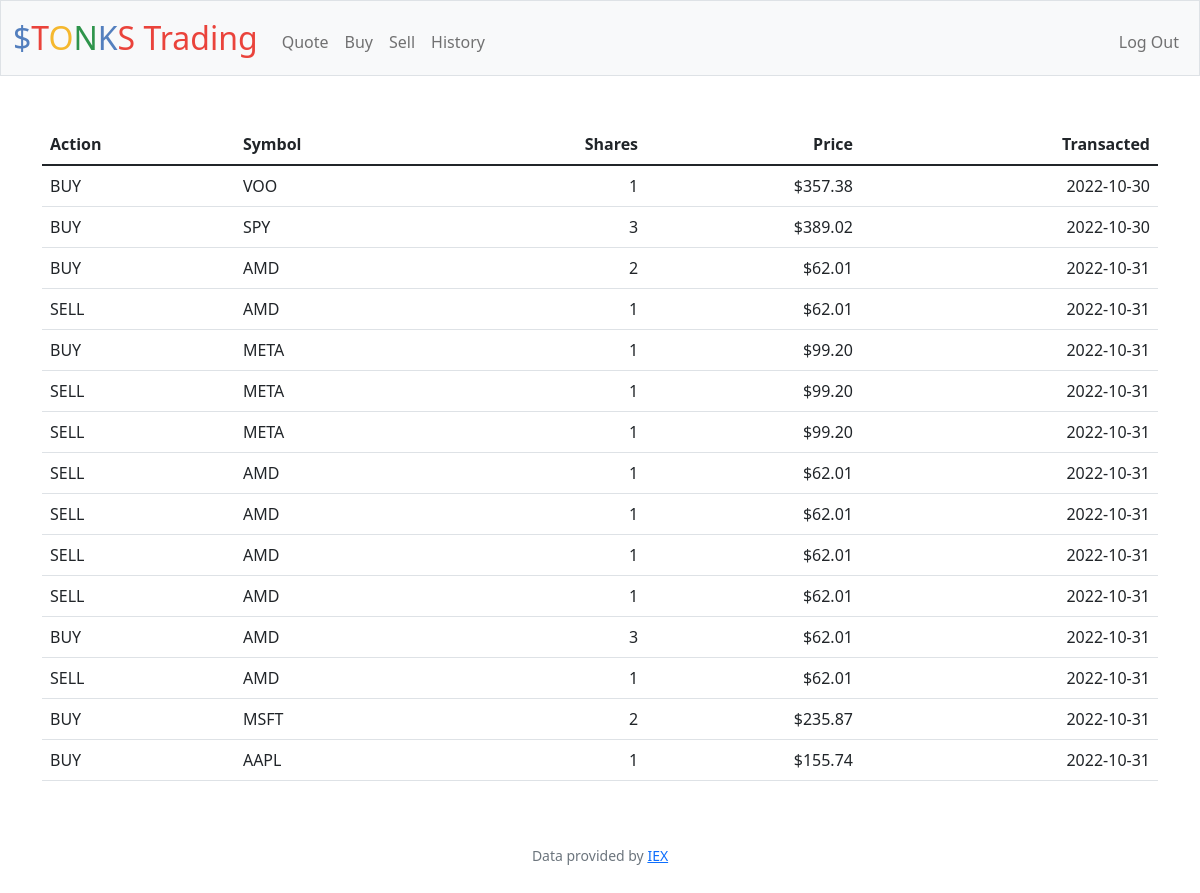
The app's page /history (signed in) with its own data.
### tables this page shows
CREATE TABLE 'history' (ID int, symbol varchar(255), shares int,'price' NUMERIC, transacted DATETIME DEFAULT CURRENT_DATE, 'action' TEXT);

### app.py (the view)
@app.route("/history")
@login_required
def history():
    history = db.execute("SELECT * FROM history WHERE ID = ?", session["user_id"])
    return render_template("/history.html", history=history, usd=usd)

### app.py (called while the page is built)
@app.after_request
def after_request(response):
    response.headers["Cache-Control"] = "no-cache, no-store, must-revalidate"
    response.headers["Expires"] = 0
    response.headers["Pragma"] = "no-cache"
    return response

### helpers.py (called while the page is built)
def login_required(f):
    @wraps(f)
    def decorated_function(*args, **kwargs):
        if session.get("user_id") is None:
            return redirect("/login")
        return f(*args, **kwargs)
    return decorated_function

def usd(value):
    return f"${value:,.2f}"

### templates/history.html (shortened to what this page needs)
{% extends "layout.html" %}
{% block main %}
    <table class="table">
        <thead>
            <tr>
                <th class="text-start">Action</th>
                <th class="text-start">Symbol</th>
                <th class="text-end">Shares</th>
                <th class="text-end">Price</th>
                <th class="text-end">Transacted</th>
            </tr>
        </thead>
        <tbody>
            {% for history in history %}
                <tr>
                    <td class="text-start">{{ history["action"] }}</td>
                    <td class="text-start">{{ history["symbol"] }}</td>
                    <td class="text-end">{{ history["shares"] }}</td>
                    <td class="text-end">{{ usd(history["price"]) }}</td>
                    <td class="text-end">{{ history["transacted"] }}</td>
                </tr>
            {% endfor %}
        </tbody>
    </table>
{% endblock %}

### templates/layout.html (shortened to what this page needs)
<!DOCTYPE html>
<html lang="en">
    <head>
        <link href="https://cdn.jsdelivr.net/npm/bootstrap@5.1.3/dist/css/bootstrap.min.css" rel="stylesheet">
        <link href="/static/styles.css" rel="stylesheet">
    </head>
    <body>
        <nav class="bg-light border navbar navbar-expand-md navbar-light">
            <div class="container-fluid">
                <a class="navbar-brand" href="/"><span class="blue">$</span><span class="red">T</span><span class="yellow">O</span><span class="green">N</span><span class="blue">K</span><span class="red">S</span> <span class="red">Trading</span></a>
                <div class="collapse navbar-collapse" id="navbar">
                    {% if session["user_id"] %}
                        <ul class="navbar-nav me-auto mt-2">
                            <li class="nav-item"><a class="nav-link" href="/quote">Quote</a></li>
                            <li class="nav-item"><a class="nav-link" href="/buy">Buy</a></li>
                            <li class="nav-item"><a class="nav-link" href="/sell">Sell</a></li>
                            <li class="nav-item"><a class="nav-link" href="/history">History</a></li>
                        </ul>
                        <ul class="navbar-nav ms-auto mt-2">
                            <li class="nav-item"><a class="nav-link" href="/logout">Log Out</a></li>
                        </ul>
                    {% else %}
                        <ul class="navbar-nav ms-auto mt-2">
                            <li class="nav-item"><a class="nav-link" href="/register">Register</a></li>
                            <li class="nav-item"><a class="nav-link" href="/login">Log In</a></li>
                        </ul>
                    {% endif %}
                </div>
            </div>
        </nav>
        <main class="container py-5 text-center">
            {% block main %}{% endblock %}
        </main>
        <footer class="mb-5 small text-center text-muted">
            Data provided by <a href="https://iexcloud.io/">IEX</a>
        </footer>
    </body>
</html>

### static/styles.css (style rules this page uses)
nav .navbar-brand { font-size: xx-large; }
nav .navbar-brand .blue { color: #537fbe; }
nav .navbar-brand .red { color: #ea433b; }
nav .navbar-brand .yellow { color: #f5b82e; }
nav .navbar-brand .green { color: #2e944b; }

### records on screen
history: action "BUY", symbol "VOO", shares "1", price "$357.38", transacted "2022-10-30"
history: action "BUY", symbol "SPY", shares "3", price "$389.02", transacted "2022-10-30"
history: action "BUY", symbol "AMD", shares "2", price "$62.01", transacted "2022-10-31"
history: action "SELL", symbol "AMD", shares "1", price "$62.01", transacted "2022-10-31"
history: action "BUY", symbol "META", shares "1", price "$99.20", transacted "2022-10-31"
history: action "SELL", symbol "META", shares "1", price "$99.20", transacted "2022-10-31"
history: action "SELL", symbol "META", shares "1", price "$99.20", transacted "2022-10-31"
history: action "SELL", symbol "AMD", shares "1", price "$62.01", transacted "2022-10-31"
history: action "SELL", symbol "AMD", shares "1", price "$62.01", transacted "2022-10-31"
history: action "SELL", symbol "AMD", shares "1", price "$62.01", transacted "2022-10-31"
history: action "SELL", symbol "AMD", shares "1", price "$62.01", transacted "2022-10-31"
history: action "BUY", symbol "AMD", shares "3", price "$62.01", transacted "2022-10-31"
history: action "SELL", symbol "AMD", shares "1", price "$62.01", transacted "2022-10-31"
history: action "BUY", symbol "MSFT", shares "2", price "$235.87", transacted "2022-10-31"
history: action "BUY", symbol "AAPL", shares "1", price "$155.74", transacted "2022-10-31"
